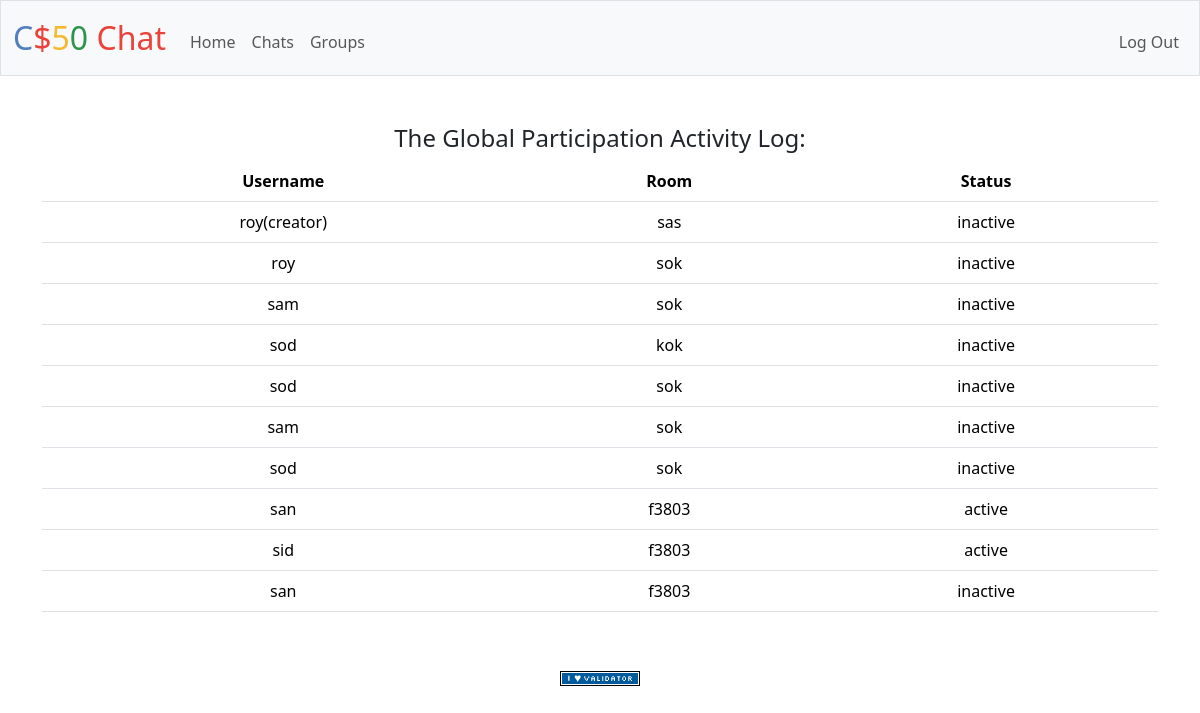
The page /group (signed in) on the database as committed earlier.
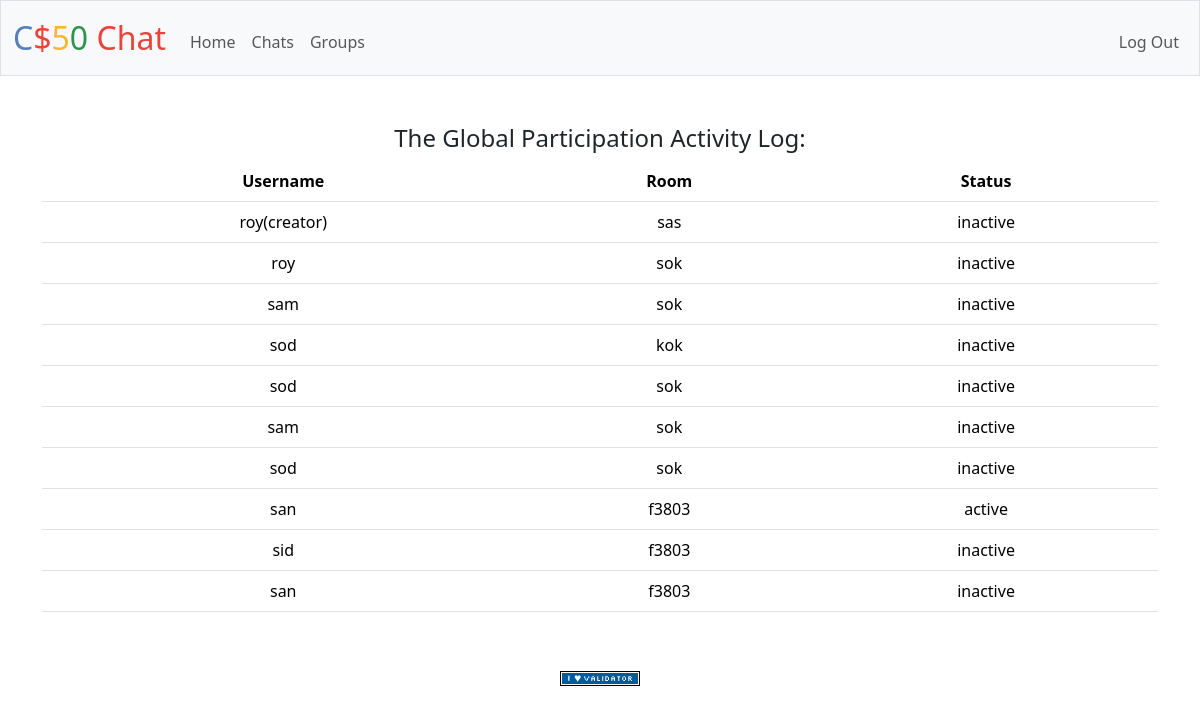
The same page on the database as committed later.
### tables this page shows
CREATE TABLE "info" (
    rid INTEGER NOT NULL ,
    rname TEXT NOT NULL,
username TEXT NOT NULL, status TEXT,id INTEGER PRIMARY KEY AUTOINCREMENT,
user_id INTEGER,
    FOREIGN KEY (user_id) REFERENCES users(id)
);

### app.py (the view)
@app.route('/group')
@login_required
def group():
    rows = db.execute(
        "SELECT rname,username,status FROM info"
    )
    return render_template("groups.html", rows=rows)

### app.py (called while the page is built)
@app.after_request
def after_request(response):
    response.headers["Cache-Control"] = "no-cache, no-store, must-revalidate"
    response.headers["Expires"] = 0
    response.headers["Pragma"] = "no-cache"
    return response

### helpers.py (called while the page is built)
def login_required(f):
    @wraps(f)
    def decorated_function(*args, **kwargs):
        if session.get("user_id") is None:
            return redirect("/login")
        return f(*args, **kwargs)
    return decorated_function

### templates/groups.html (shortened to what this page needs)
{% extends "layout.html" %}
{% block main %}
    <h4>The Global Participation Activity Log: </h4>
    <table class = "table my-2">
        <thead>
        <tr>
          <th>Username</th>
          <th>Room</th>
          <th>Status</th>
        </tr>
      </thead>
      <tbody>
        {% for row in rows %}
            <tr>
              <td> {{ row.username }}</td>
              <td> {{ row.rname }}</td>
              <td> {{ row.status }}</td>
            </tr>
        {% endfor %}
      </tbody>
    </table>
{% endblock %}

Rows that differ between the two databases and show on the page:
changed info "sid": status "active" → "inactive"
